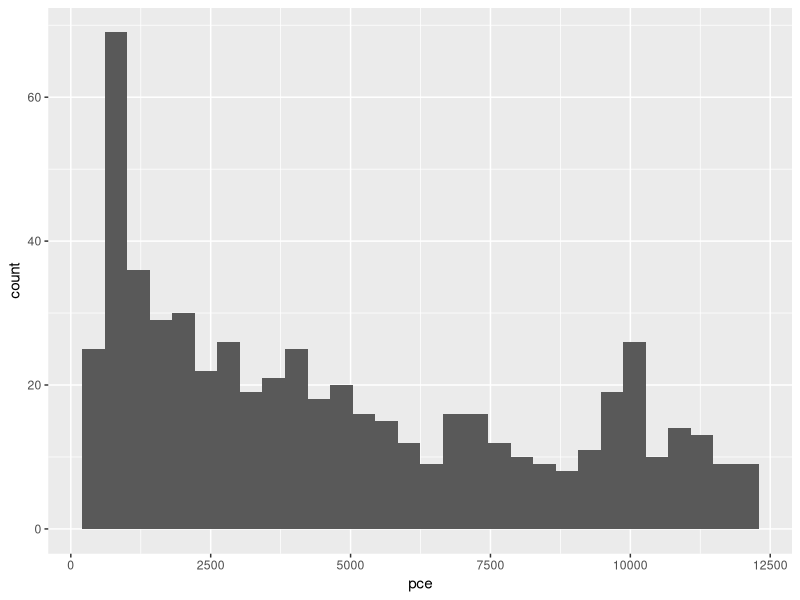
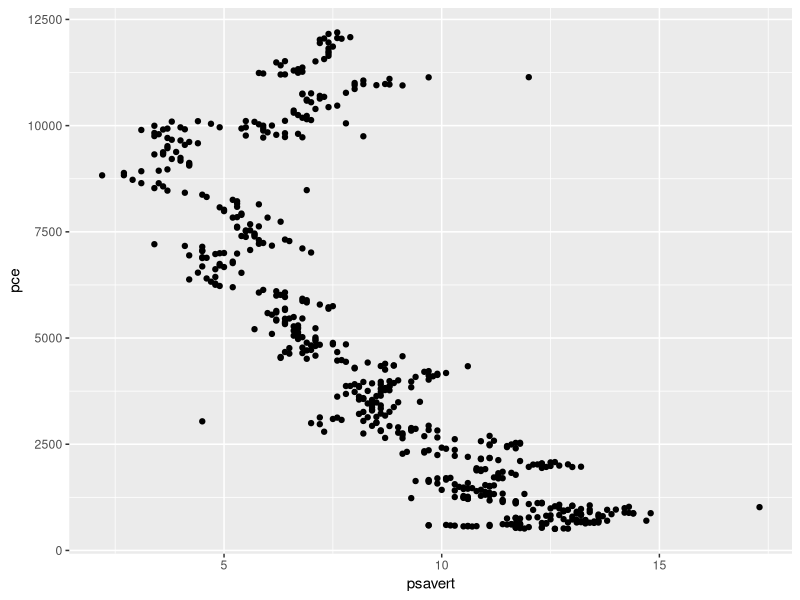

These charts were generated, in order, by the following R code:
## ---- chunk 1
x <- 5
x + 1
## ---- chunk 2
y <- c(1, 4, 2, 6, 5, 0)
y
z <- matrix(y, nrow = 2, ncol = 3)
z
## ---- chunk 3
myMean <- function(x){
  N <- length(x)
  mean <- sum(x) / N
  return(mean)
}
x <- c(4, 1, 6, -3, 7, 1)
myMean(x)
## ---- chunk 4
addAndDouble <- function(x, y){
  2 * (x + y)
}
addAndDouble(5, 2)
## ---- chunk 5
x <- c(4, 1, 6, -3, 7, 1)
mean(x)
## ---- chunk 6
max(x)
## ---- chunk 7
sd(x)
## ---- chunk 8
cor(x, c(0, -5, 1, 3, 11, 2))
## ---- chunk 9
sort(x)
## ---- chunk 10
x <- rnorm(1000)
y <- 2 + 3*x + rnorm(1000, sd = 0.1)
linReg <- lm(y ~ x)
summary(linReg)
## ---- chunk 11
library(ggplot2)
library(dplyr)
data(economics, package="ggplot2")
## ---- chunk 12
glimpse(economics)
## ---- chunk 13
# histogram
ggplot(data = economics) +
  geom_histogram(aes(pce))
## ---- chunk 14
ggplot(data= economics) +
  geom_point(aes(x = psavert, y = pce))
